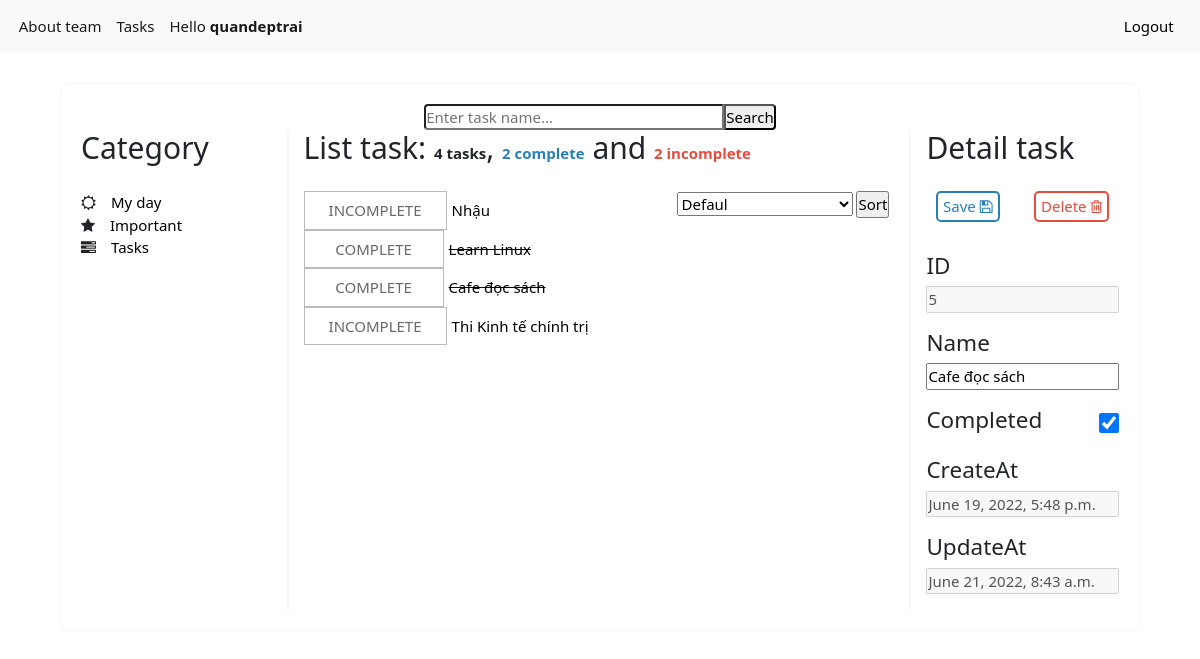
The page /list/3/5 (signed in) on the database its author committed.
### tasks/models.py (models this page shows, shortened)
class Task(models.Model):
    user = models.ForeignKey(User,
                             on_delete=models.CASCADE,
                             null=True, blank=True)
    name = models.TextField(max_length=255)
    createdAt = models.DateTimeField(auto_now_add=True)
    updatedAt = models.DateTimeField(auto_now=True)
    complete = models.BooleanField(default=False)
    category = models.ForeignKey(Category,
                                   on_delete=models.CASCADE,
                                   blank=True, null=True)

### tasks/views.py (the view)
# urls.py: path('list/<int:category_id>/<int:task_id>', detail_view, name = 'detail'),
def detail_view(request, category_id, task_id):
    task = Task.objects.get(id=task_id)
    user = request.user if request.user.is_authenticated else None
    tasks = Task.objects.all()
    if category_id != 3:
        tasks = tasks.filter(category__id = category_id)
    tasks = tasks.filter(user=user)
    count_complete = tasks.filter(complete = True).count()
    count_incomplete = tasks.filter(complete = False).count()
    context = {
        'task': task,
        'tasks': tasks,
        'category_id': category_id,
        'count_complete': count_complete,
        'count_incomplete': count_incomplete,
    }
    return render(request, 'list.html', context)

### tasks/templates/list.html (shortened to what this page needs)
{%extends 'base.html'%} {%block body%}
<div class="list-form">
  <div class="search-task">
    <form>
      <input
        type="text"
        name="keyword"
        class="input-text-search"
        id="keyword"
        value="{{keyword|default:''}}"
        placeholder="Enter task name..."
      />
      <input type="submit" class="input-submit-search" value="Search" />
  </div>
  <div class="main-list-task">
    <div class="category-task">
      <h2>Category</h2>
      <div class="menu-category">
        <ul>
          <li>
            <i class="fa fa-sun-o" aria-hidden="true"></i
            ><a href="{% url 'tasks:list' 1 %}">My day</a>
          </li>
          <li>
            <i class="fa fa-star" aria-hidden="true"></i
            ><a href="{% url 'tasks:list' 2 %}">Important</a>
          </li>
          <li>
            <i class="fa fa-tasks" aria-hidden="true"></i
            ><a href="{% url 'tasks:list' 3 %}">Tasks</a>
          </li>
        </ul>
      </div>
    </div>
    <div class="list-task">
      <h2 style="display: inline-block">
        List task: <b>{{tasks.count}} tasks</b>,
        <b style="color: #2980b9">{{count_complete}} complete</b> and
        <b style="color: #e74c3c">{{count_incomplete}} incomplete</b>
      </h2>
      <div style="
        float: right;
      ">
        <select name="sort">
          {% if typesort %}
            {% if typesort == "0" %}
            <option value=0 selected="selected">Defaul</option>
            <option value=1>Sort by name</option>
            <option value=2>Complete/Incomplete</option>
            {%elif typesort == "1"%}
            <option value=0>Defaul</option>
            <option value=1 selected="selected">Sort by name</option>
            <option value=2>Complete/Incomplete</option>
            {%elif typesort == "2"%}
            <option value=0>Defaul</option>
            <option value=1>Sort by name</option>
            <option value=2 selected="selected">Complete/Incomplete</option>
            {%endif%}
          {% else%}
            <option value=0>Defaul</option>
          {% endif %}
        </select>
        <input type="submit" value="Sort" style="margin-right: 20px;"/>
      </div>
      <div>
        <div class="show-list">
          {% for task in tasks%}
          <div class="task">
            <form method="post">
              {% if task.complete %}
              <a
                href="/list/{{category_id}}/{{task.id}}/complete?{{keyword}}&{{typesort}}"
                style="border: 1px solid #bbbbbb;
                color: #6c6666;
                font-style: none;
                text-decoration: none;
                padding: 7px 24px;
                min-width: 140px;
                text-align: center;"
                >COMPLETE</a
              >
              <a
                href="/list/{{category_id}}/{{task.id}}"
                style="text-decoration-line: line-through; color: black"
                >{{task.name}}</a
              >
              {% else %}
              <a
                href="/list/{{category_id}}/{{task.id}}/complete?{{keyword}}&{{typesort}}"
                style="border: 1px solid #bbbbbb;
                color: #6c6666;
                font-style: none;
                text-decoration: none;
                padding: 7px 24px;
                min-width: 140px;
                text-align: center;"
                >INCOMPLETE</a
              >
              <a
              <a href="/list/{{category_id}}/{{task.id}}" style="text-decoration: none; color: black"
                >{{task.name}}</a
              >
              {% endif %}
            </form>
          </div>
          {% endfor %}
        </div>
      </div>
    </div>
    <div class="detail-task">
      <h2>Detail task</h2>
      <div
        class="submit-save-delete"
        style="
          display: flex;
          align-items: center;
          justify-content: space-around;
          gap: 1rem;
        "
      >
        <a
          href="#"
          style="
            text-decoration: none;
            color: #2980b9;
            border: 2px solid #2980b9;
            border-radius: 5px;
            padding: 2px 5px 2px 5px;
          "
          >Save <i class="fa fa-floppy-o" aria-hidden="true"></i
        ></a>
        <a
          href="#"
          style="
            text-decoration: none;
            color: #e74c3c;
            border: 2px solid #e74c3c;
            border-radius: 5px;
            padding: 2px 5px 2px 5px;
          "
          >Delete <i class="fa fa-trash-o" aria-hidden="true"></i
        ></a>
      </div>
      {%if task%}
        <div class="detail" style="margin-top: 30px">
          <h4>ID</h4>
          <input type="text" name='id' value="{{task.id}}" style="margin-bottom: 16px; width: 100%;" disabled="disabled">
          <h4>Name</h4>
          <input type="text" name='id' value="{{task.name}}" style="margin-bottom: 16px; width: 100%;">
          <div style="display: flex; justify-content: space-between;  margin-bottom: 16px; align-items: center;">
            <h4 style="display: inline-block;">Completed</h4>
            {%if task.complete%}
            <input type="checkbox" name="iscomplete" value="{{task.complete}}" checked style="width: 20px; height: 20px;">
            {%else%}
            <input type="checkbox" name="iscomplete" value="{{task.complete}}" style="width: 20px; height: 20px;">
            {%endif%}
          </div>
          <h4>CreateAt</h4>
          <input type="text" name='id' value="{{task.createdAt}}" style="margin-bottom: 16px; width: 100%;"  disabled="disabled">
          <h4>UpdateAt</h4>
          <input type="text" name='id' value="{{task.updatedAt}}" style="margin-bottom: 16px; width: 100%;"  disabled="disabled">
        </div>
      {%endif%}
    </div>
  </div>
</div>
{% endblock %}

### todolist/templates/base.html (shortened to what this page needs)
<!DOCTYPE html>
<html lang="en">
  <head>
    {% load static %}
    <link
      rel="stylesheet"
      type="text/css"
      href="https://cdnjs.cloudflare.com/ajax/libs/normalize/3.0.2/normalize.min.css"
    />
    <link
      rel="stylesheet"
      type="text/css"
      href="https://cdnjs.cloudflare.com/ajax/libs/skeleton/2.0.4/skeleton.min.css"
    />
    <link
      rel="stylesheet"
      type="text/css"
      href="{% static 'css/style.css' %}"
    />
    <link
      href="https://cdn.jsdelivr.net/npm/bootstrap@5.1.3/dist/css/bootstrap.min.css"
      rel="stylesheet"
    />
    <link
      rel="stylesheet"
      href="https://cdnjs.cloudflare.com/ajax/libs/font-awesome/4.7.0/css/font-awesome.min.css"
    />
  </head>
  <body>
    <nav
      class="navbar navbar-expand-lg navbar-light bg-light"
      style="font-size: 15px"
    >
      <div class="container-fluid">
        <div class="collapse navbar-collapse" id="navbarSupportedContent">
          <ul class="navbar-nav me-auto mb-2 mb-lg-0">
            <li class="nav-item">
              <a class="nav-link active" aria-current="page" href="/"
                >About team</a
              >
            </li>
            {% if not user.is_authenticated %}
            <li class="nav-item">
              <a
                class="nav-link active"
                aria-current="page"
                href="{% url 'auth:login' %}"
                >Login</a
              >
            </li>
            {%else%}
            <li class="nav-item">
              <a
                class="nav-link active"
                aria-current="page"
                href="{% url 'tasks:list' 3 %}"
                >Tasks</a
              >
            </li>
            <li class="nav-item">
              <a class="nav-link active" aria-current="page" href="#"
                >Hello <strong>{{user.username}}</strong></a
              >
            </li>
            {% endif %}
          </ul>
          {% if user.is_authenticated %}
          <a
            class="nav-link active"
            aria-current="page"
            href="{% url 'auth:logout' %}"
            style="color: black"
            >Logout</a
          >
          {% endif %}
        </div>
      </div>
    </nav>
    {% block body %}{% endblock %}
  </body>
</html>

### todolist/static/css/style.css (style rules this page uses)
* { font-size: 15px; margin: 0px; padding: 0px; box-sizing: border-box; }
.list-form { margin: 0 auto; margin-top: 30px; width: 90%; border: 1px solid #f5f6fa; border-radius: 10px; padding: 20px; }
.list-form .search-task form { display: flex; align-items: center; justify-content: center; }
.list-form .search-task form input { border-radius: 0; }
.list-form .search-task form .input-text-search { width: 300px; border-bottom-left-radius: 4px; border-top-left-radius: 4px; }
.list-form .search-task form .input-submit-search { border-bottom-right-radius: 4px; border-top-right-radius: 4px; }
.list-form .main-list-task { display: flex; width: 100%; }
.list-form .main-list-task h2 { margin-bottom: 25px; }
.list-form .main-list-task .category-task { width: 20%; border-right: 2px solid #f5f6fa; }
.list-form .main-list-task .category-task .menu-category ul { padding-left: 0px; }
.list-form .main-list-task .category-task .menu-category ul li { list-style: none; }
.list-form .main-list-task .category-task .menu-category ul li a { text-decoration: none; margin-left: 15px; color: black; }
.list-form .main-list-task .list-task { width: 60%; padding-left: 15px; border-right: 2px solid #f5f6fa; }
.list-form .main-list-task .list-task .show-list .task form { display: flex; align-items: center; gap: 5px; }
.list-form .main-list-task .detail-task { padding-left: 15px; width: 20%; }

### rows shown on the page
Task: name "Nhậu"
Task: name "Learn Linux"
Task: name "Cafe đọc sách", id "5", id "Cafe đọc sách", id "June 19, 2022, 5:48 p.m.", id "June 21, 2022, 8:43 a.m."
Task: name "Thi Kinh tế chính trị"

### other values the page prints
{{ user.username }} "quandeptrai"
{{ tasks.count }} "4"
{{ count_complete }} "2"
{{ count_incomplete }} "2"
